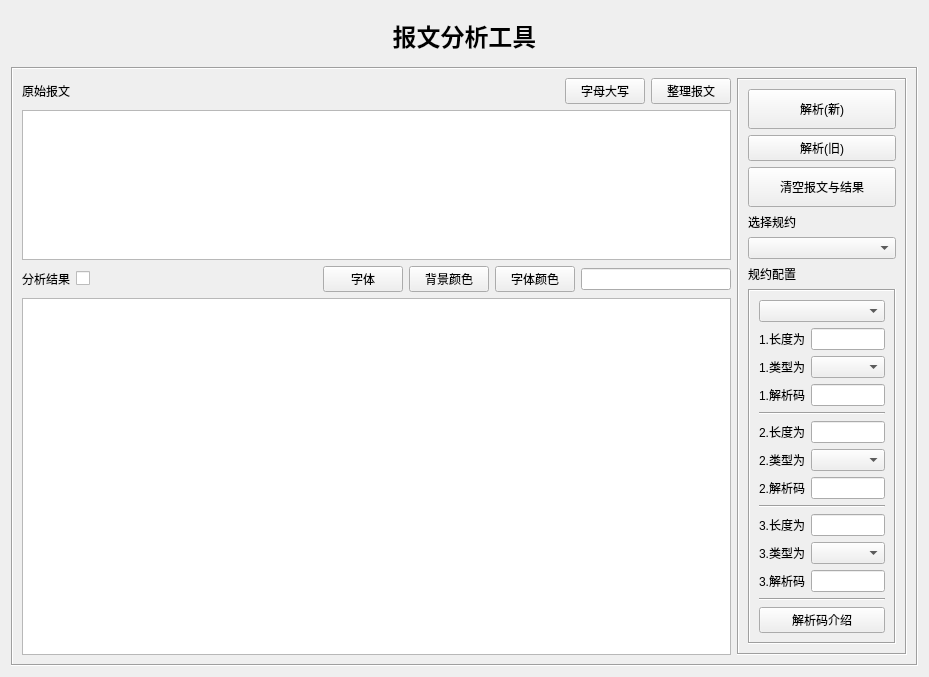
<?xml version="1.0" encoding="UTF-8"?>
<ui version="4.0">
 <class>frmAnalysis</class>
 <widget class="QWidget" name="frmAnalysis">
  <property name="geometry">
   <rect>
    <x>0</x>
    <y>0</y>
    <width>929</width>
    <height>633</height>
   </rect>
  </property>
  <property name="windowTitle">
   <string>Form</string>
  </property>
  <layout class="QVBoxLayout" name="verticalLayout_2">
   <item>
    <widget class="QLabel" name="label_3">
     <property name="minimumSize">
      <size>
       <width>0</width>
       <height>50</height>
      </size>
     </property>
     <property name="maximumSize">
      <size>
       <width>16777215</width>
       <height>50</height>
      </size>
     </property>
     <property name="font">
      <font>
       <family>宋体</family>
       <pointsize>18</pointsize>
       <weight>75</weight>
       <bold>true</bold>
      </font>
     </property>
     <property name="text">
      <string>报文分析工具</string>
     </property>
     <property name="alignment">
      <set>Qt::AlignCenter</set>
     </property>
    </widget>
   </item>
   <item>
    <widget class="QFrame" name="frame_2">
     <property name="frameShape">
      <enum>QFrame::Box</enum>
     </property>
     <property name="frameShadow">
      <enum>QFrame::Sunken</enum>
     </property>
     <layout class="QGridLayout" name="gridLayout">
      <item row="0" column="0">
       <layout class="QHBoxLayout" name="horizontalLayout_2">
        <item>
         <widget class="QLabel" name="label">
          <property name="text">
           <string>原始报文</string>
          </property>
         </widget>
        </item>
        <item>
         <spacer name="horizontalSpacer_2">
          <property name="orientation">
           <enum>Qt::Horizontal</enum>
          </property>
          <property name="sizeHint" stdset="0">
           <size>
            <width>40</width>
            <height>20</height>
           </size>
          </property>
         </spacer>
        </item>
        <item>
         <widget class="QPushButton" name="pushButton_change">
          <property name="text">
           <string>字母大写</string>
          </property>
         </widget>
        </item>
        <item>
         <widget class="QPushButton" name="pushButton_clean">
          <property name="toolTip">
           <string>&lt;html&gt;&lt;head/&gt;&lt;body&gt;&lt;p&gt;1.删除空白行&lt;/p&gt;&lt;p&gt;2.删除每行首尾空白&lt;/p&gt;&lt;p&gt;3.删除非报文开头的行&lt;/p&gt;&lt;p&gt;4.删除报文中的0x前缀&lt;/p&gt;&lt;/body&gt;&lt;/html&gt;</string>
          </property>
          <property name="text">
           <string>整理报文</string>
          </property>
         </widget>
        </item>
       </layout>
      </item>
      <item row="0" column="1" rowspan="4">
       <widget class="QFrame" name="frame">
        <property name="minimumSize">
         <size>
          <width>170</width>
          <height>0</height>
         </size>
        </property>
        <property name="maximumSize">
         <size>
          <width>170</width>
          <height>16777215</height>
         </size>
        </property>
        <property name="frameShape">
         <enum>QFrame::Box</enum>
        </property>
        <property name="frameShadow">
         <enum>QFrame::Sunken</enum>
        </property>
        <layout class="QVBoxLayout" name="verticalLayout">
         <item>
          <widget class="QPushButton" name="pushButton_Analysis">
           <property name="minimumSize">
            <size>
             <width>0</width>
             <height>40</height>
            </size>
           </property>
           <property name="text">
            <string>解析(新)</string>
           </property>
          </widget>
         </item>
         <item>
          <widget class="QPushButton" name="AnalysisBtn">
           <property name="minimumSize">
            <size>
             <width>0</width>
             <height>0</height>
            </size>
           </property>
           <property name="maximumSize">
            <size>
             <width>16777215</width>
             <height>40</height>
            </size>
           </property>
           <property name="text">
            <string>解析(旧)</string>
           </property>
          </widget>
         </item>
         <item>
          <widget class="QPushButton" name="clearBtn">
           <property name="minimumSize">
            <size>
             <width>0</width>
             <height>40</height>
            </size>
           </property>
           <property name="maximumSize">
            <size>
             <width>16777215</width>
             <height>40</height>
            </size>
           </property>
           <property name="text">
            <string>清空报文与结果</string>
           </property>
          </widget>
         </item>
         <item>
          <widget class="QLabel" name="label_4">
           <property name="maximumSize">
            <size>
             <width>16777215</width>
             <height>20</height>
            </size>
           </property>
           <property name="text">
            <string>选择规约</string>
           </property>
          </widget>
         </item>
         <item>
          <widget class="QComboBox" name="protocolcbox"/>
         </item>
         <item>
          <widget class="QLabel" name="label_10">
           <property name="maximumSize">
            <size>
             <width>16777215</width>
             <height>20</height>
            </size>
           </property>
           <property name="text">
            <string>规约配置</string>
           </property>
          </widget>
         </item>
         <item>
          <widget class="QStackedWidget" name="stackedWidget_protocol">
           <property name="frameShape">
            <enum>QFrame::Box</enum>
           </property>
           <property name="frameShadow">
            <enum>QFrame::Sunken</enum>
           </property>
           <property name="currentIndex">
            <number>1</number>
           </property>
           <widget class="QWidget" name="page">
            <layout class="QVBoxLayout" name="verticalLayout_3">
             <item>
              <widget class="QLabel" name="label_8">
               <property name="text">
                <string>长度域类型</string>
               </property>
              </widget>
             </item>
             <item>
              <widget class="QComboBox" name="comboBox_lengthtype"/>
             </item>
             <item>
              <widget class="QLabel" name="label_9">
               <property name="text">
                <string>地址域字节数</string>
               </property>
              </widget>
             </item>
             <item>
              <widget class="QComboBox" name="comboBox_addrlen"/>
             </item>
             <item>
              <widget class="QLabel" name="label_5">
               <property name="minimumSize">
                <size>
                 <width>0</width>
                 <height>0</height>
                </size>
               </property>
               <property name="maximumSize">
                <size>
                 <width>16777215</width>
                 <height>16777215</height>
                </size>
               </property>
               <property name="text">
                <string>传送原因字节数</string>
               </property>
              </widget>
             </item>
             <item>
              <widget class="QComboBox" name="comboBox_cotlen"/>
             </item>
             <item>
              <widget class="QLabel" name="label_6">
               <property name="text">
                <string>公共地址字节数</string>
               </property>
              </widget>
             </item>
             <item>
              <widget class="QComboBox" name="comboBox_comaddrlen"/>
             </item>
             <item>
              <widget class="QLabel" name="label_7">
               <property name="text">
                <string>信息体地址字节数</string>
               </property>
              </widget>
             </item>
             <item>
              <widget class="QComboBox" name="comboBox_infaddrlen"/>
             </item>
             <item>
              <spacer name="verticalSpacer">
               <property name="orientation">
                <enum>Qt::Vertical</enum>
               </property>
               <property name="sizeHint" stdset="0">
                <size>
                 <width>20</width>
                 <height>49</height>
                </size>
               </property>
              </spacer>
             </item>
            </layout>
           </widget>
           <widget class="QWidget" name="page_2">
            <layout class="QGridLayout" name="gridLayout_2">
             <item row="3" column="1">
              <widget class="QLineEdit" name="lineEdit1_modbusanalysis"/>
             </item>
             <item row="2" column="0">
              <widget class="QLabel" name="label_12">
               <property name="text">
                <string>1.类型为</string>
               </property>
              </widget>
             </item>
             <item row="1" column="1">
              <widget class="QLineEdit" name="lineEdit1_modbuslen"/>
             </item>
             <item row="11" column="1">
              <widget class="QLineEdit" name="lineEdit3_modbusanalysis"/>
             </item>
             <item row="6" column="0">
              <widget class="QLabel" name="label_14">
               <property name="text">
                <string>2.类型为</string>
               </property>
              </widget>
             </item>
             <item row="5" column="1">
              <widget class="QLineEdit" name="lineEdit2_modbuslen"/>
             </item>
             <item row="9" column="0">
              <widget class="QLabel" name="label_15">
               <property name="text">
                <string>3.长度为</string>
               </property>
              </widget>
             </item>
             <item row="13" column="0" colspan="2">
              <widget class="QPushButton" name="pushButton">
               <property name="text">
                <string>解析码介绍</string>
               </property>
              </widget>
             </item>
             <item row="4" column="0" colspan="2">
              <widget class="Line" name="line">
               <property name="orientation">
                <enum>Qt::Horizontal</enum>
               </property>
              </widget>
             </item>
             <item row="8" column="0" colspan="2">
              <widget class="Line" name="line_2">
               <property name="orientation">
                <enum>Qt::Horizontal</enum>
               </property>
              </widget>
             </item>
             <item row="3" column="0">
              <widget class="QLabel" name="label_17">
               <property name="text">
                <string>1.解析码</string>
               </property>
              </widget>
             </item>
             <item row="6" column="1">
              <widget class="QComboBox" name="comboBox2_modbus"/>
             </item>
             <item row="11" column="0">
              <widget class="QLabel" name="label_19">
               <property name="text">
                <string>3.解析码</string>
               </property>
              </widget>
             </item>
             <item row="12" column="0" colspan="2">
              <widget class="Line" name="line_3">
               <property name="orientation">
                <enum>Qt::Horizontal</enum>
               </property>
              </widget>
             </item>
             <item row="7" column="1">
              <widget class="QLineEdit" name="lineEdit2_modbusanalysis"/>
             </item>
             <item row="5" column="0">
              <widget class="QLabel" name="label_13">
               <property name="text">
                <string>2.长度为</string>
               </property>
              </widget>
             </item>
             <item row="10" column="0">
              <widget class="QLabel" name="label_16">
               <property name="text">
                <string>3.类型为</string>
               </property>
              </widget>
             </item>
             <item row="9" column="1">
              <widget class="QLineEdit" name="lineEdit3_modbuslen"/>
             </item>
             <item row="10" column="1">
              <widget class="QComboBox" name="comboBox3_modbus"/>
             </item>
             <item row="7" column="0">
              <widget class="QLabel" name="label_18">
               <property name="text">
                <string>2.解析码</string>
               </property>
              </widget>
             </item>
             <item row="1" column="0">
              <widget class="QLabel" name="label_11">
               <property name="text">
                <string>1.长度为</string>
               </property>
              </widget>
             </item>
             <item row="2" column="1">
              <widget class="QComboBox" name="comboBox1_modbus"/>
             </item>
             <item row="0" column="0" colspan="2">
              <widget class="QComboBox" name="comboBox_sort"/>
             </item>
            </layout>
           </widget>
          </widget>
         </item>
        </layout>
       </widget>
      </item>
      <item row="1" column="0">
       <widget class="QTextEdit" name="originaltext">
        <property name="maximumSize">
         <size>
          <width>16777215</width>
          <height>150</height>
         </size>
        </property>
        <property name="styleSheet">
         <string notr="true"/>
        </property>
       </widget>
      </item>
      <item row="2" column="0">
       <layout class="QHBoxLayout" name="horizontalLayout">
        <item>
         <widget class="QLabel" name="label_2">
          <property name="text">
           <string>分析结果</string>
          </property>
         </widget>
        </item>
        <item>
         <widget class="QCheckBox" name="checkBox_error">
          <property name="toolTip">
           <string>解析错误时保留解析过程,使用此功能可能出现程序异常</string>
          </property>
         </widget>
        </item>
        <item>
         <spacer name="horizontalSpacer">
          <property name="orientation">
           <enum>Qt::Horizontal</enum>
          </property>
          <property name="sizeHint" stdset="0">
           <size>
            <width>40</width>
            <height>20</height>
           </size>
          </property>
         </spacer>
        </item>
        <item>
         <widget class="QPushButton" name="fontchange">
          <property name="text">
           <string>字体</string>
          </property>
         </widget>
        </item>
        <item>
         <widget class="QPushButton" name="backgroundcolor">
          <property name="text">
           <string>背景颜色</string>
          </property>
         </widget>
        </item>
        <item>
         <widget class="QPushButton" name="fontcolor">
          <property name="text">
           <string>字体颜色</string>
          </property>
         </widget>
        </item>
        <item>
         <widget class="QLineEdit" name="highlightEdit">
          <property name="maximumSize">
           <size>
            <width>150</width>
            <height>16777215</height>
           </size>
          </property>
         </widget>
        </item>
       </layout>
      </item>
      <item row="3" column="0">
       <widget class="QTextEdit" name="resulttext">
        <property name="styleSheet">
         <string notr="true"/>
        </property>
        <property name="readOnly">
         <bool>true</bool>
        </property>
       </widget>
      </item>
     </layout>
    </widget>
   </item>
  </layout>
 </widget>
 <resources/>
 <connections/>
</ui>
